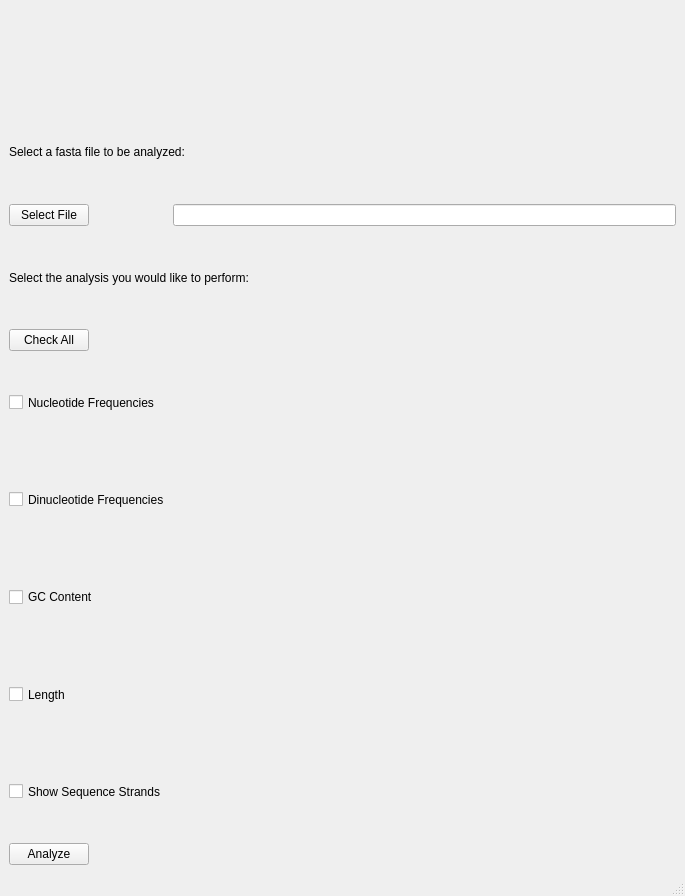
<?xml version="1.0" encoding="UTF-8"?>
<ui version="4.0">
 <class>MainWindow</class>
 <widget class="QMainWindow" name="MainWindow">
  <property name="geometry">
   <rect>
    <x>0</x>
    <y>0</y>
    <width>685</width>
    <height>896</height>
   </rect>
  </property>
  <property name="minimumSize">
   <size>
    <width>416</width>
    <height>408</height>
   </size>
  </property>
  <property name="windowTitle">
   <string>MainWindow</string>
  </property>
  <widget class="QWidget" name="centralwidget">
   <layout class="QGridLayout" name="gridLayout">
    <property name="sizeConstraint">
     <enum>QLayout::SetDefaultConstraint</enum>
    </property>
    <item row="2" column="0" alignment="Qt::AlignLeft">
     <widget class="QPushButton" name="select_file_btn">
      <property name="text">
       <string>Select File</string>
      </property>
     </widget>
    </item>
    <item row="7" column="0" colspan="2">
     <widget class="QCheckBox" name="gc_cont_box">
      <property name="sizePolicy">
       <sizepolicy hsizetype="Minimum" vsizetype="Preferred">
        <horstretch>0</horstretch>
        <verstretch>0</verstretch>
       </sizepolicy>
      </property>
      <property name="text">
       <string>GC Content</string>
      </property>
     </widget>
    </item>
    <item row="5" column="0" colspan="2">
     <widget class="QCheckBox" name="nuc_freq_box">
      <property name="sizePolicy">
       <sizepolicy hsizetype="Minimum" vsizetype="Preferred">
        <horstretch>0</horstretch>
        <verstretch>0</verstretch>
       </sizepolicy>
      </property>
      <property name="text">
       <string>Nucleotide Frequencies</string>
      </property>
     </widget>
    </item>
    <item row="0" column="0" colspan="2">
     <widget class="QLabel" name="logo_label">
      <property name="maximumSize">
       <size>
        <width>2000</width>
        <height>16777215</height>
       </size>
      </property>
      <property name="text">
       <string/>
      </property>
      <property name="pixmap">
       <pixmap resource="logo_test.qrc">:/newPrefix/Analyseq-logo.png</pixmap>
      </property>
      <property name="scaledContents">
       <bool>true</bool>
      </property>
     </widget>
    </item>
    <item row="1" column="0" colspan="2">
     <widget class="QLabel" name="selectfile_label">
      <property name="sizePolicy">
       <sizepolicy hsizetype="Preferred" vsizetype="Minimum">
        <horstretch>0</horstretch>
        <verstretch>0</verstretch>
       </sizepolicy>
      </property>
      <property name="text">
       <string>Select a fasta file to be analyzed:</string>
      </property>
     </widget>
    </item>
    <item row="11" column="0" colspan="2" alignment="Qt::AlignLeft">
     <widget class="QPushButton" name="analyze_btn">
      <property name="text">
       <string>Analyze</string>
      </property>
     </widget>
    </item>
    <item row="9" column="0" colspan="2">
     <widget class="QCheckBox" name="length_box">
      <property name="sizePolicy">
       <sizepolicy hsizetype="Minimum" vsizetype="Preferred">
        <horstretch>0</horstretch>
        <verstretch>0</verstretch>
       </sizepolicy>
      </property>
      <property name="text">
       <string>Length</string>
      </property>
     </widget>
    </item>
    <item row="6" column="0" colspan="2">
     <widget class="QCheckBox" name="dinuc_freq_box">
      <property name="sizePolicy">
       <sizepolicy hsizetype="Minimum" vsizetype="Preferred">
        <horstretch>0</horstretch>
        <verstretch>0</verstretch>
       </sizepolicy>
      </property>
      <property name="text">
       <string>Dinucleotide Frequencies</string>
      </property>
     </widget>
    </item>
    <item row="2" column="1">
     <widget class="QLineEdit" name="filepath_edit"/>
    </item>
    <item row="4" column="0" colspan="2" alignment="Qt::AlignLeft">
     <widget class="QPushButton" name="check_all_btn">
      <property name="text">
       <string>Check All</string>
      </property>
      <property name="checkable">
       <bool>true</bool>
      </property>
     </widget>
    </item>
    <item row="3" column="0" colspan="2">
     <widget class="QLabel" name="selectanalysis_label">
      <property name="sizePolicy">
       <sizepolicy hsizetype="Preferred" vsizetype="Minimum">
        <horstretch>0</horstretch>
        <verstretch>0</verstretch>
       </sizepolicy>
      </property>
      <property name="text">
       <string>Select the analysis you would like to perform:</string>
      </property>
     </widget>
    </item>
    <item row="10" column="0">
     <widget class="QCheckBox" name="strands_box">
      <property name="sizePolicy">
       <sizepolicy hsizetype="Minimum" vsizetype="Preferred">
        <horstretch>0</horstretch>
        <verstretch>0</verstretch>
       </sizepolicy>
      </property>
      <property name="text">
       <string>Show Sequence Strands</string>
      </property>
     </widget>
    </item>
   </layout>
  </widget>
  <widget class="QMenuBar" name="menubar">
   <property name="geometry">
    <rect>
     <x>0</x>
     <y>0</y>
     <width>685</width>
     <height>22</height>
    </rect>
   </property>
  </widget>
  <widget class="QStatusBar" name="statusbar"/>
 </widget>
 <resources>
  <include location="logo_test.qrc"/>
 </resources>
 <connections/>
</ui>
